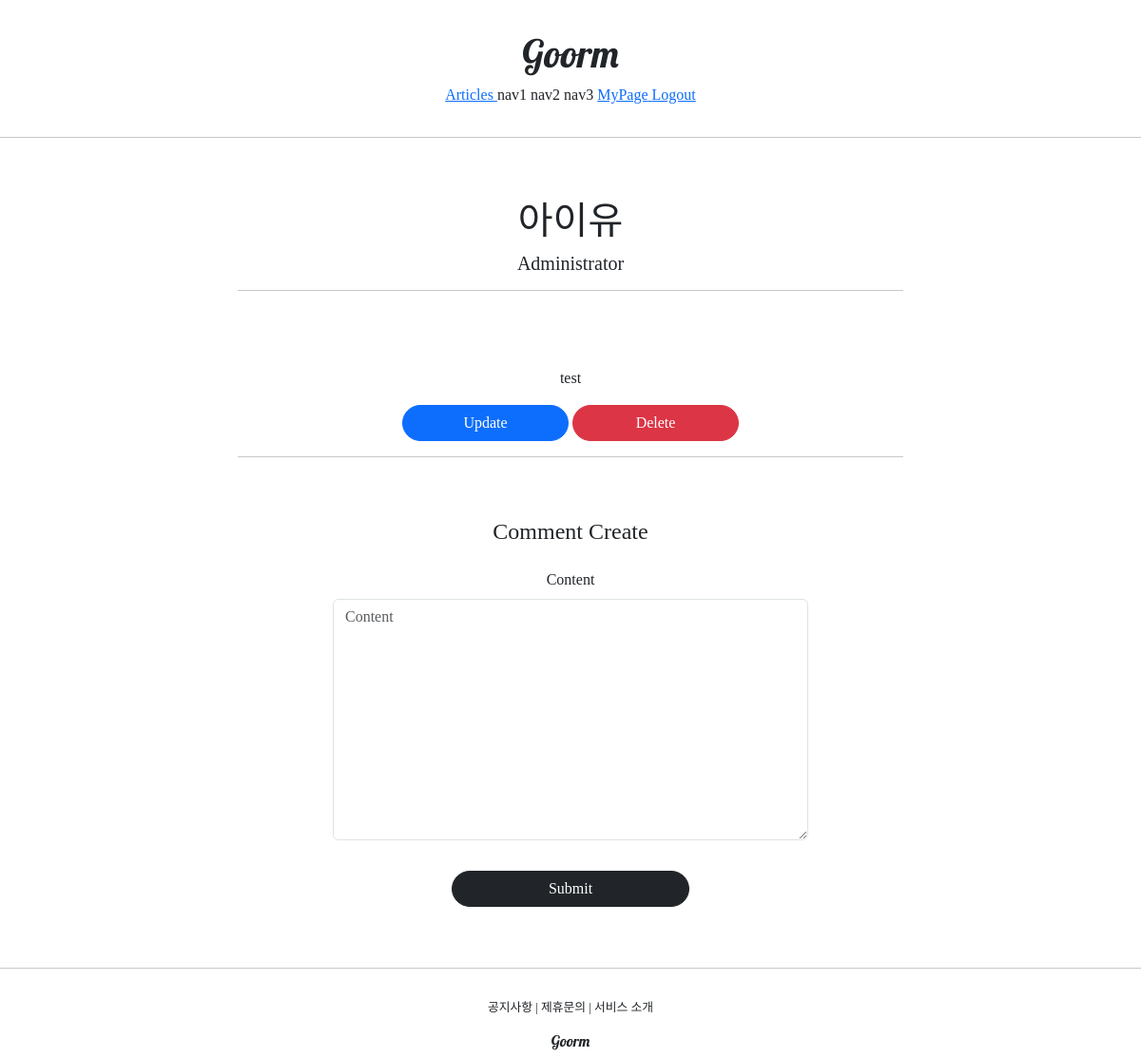
Page /articles/detail/4 (signed in) on the earlier database version.
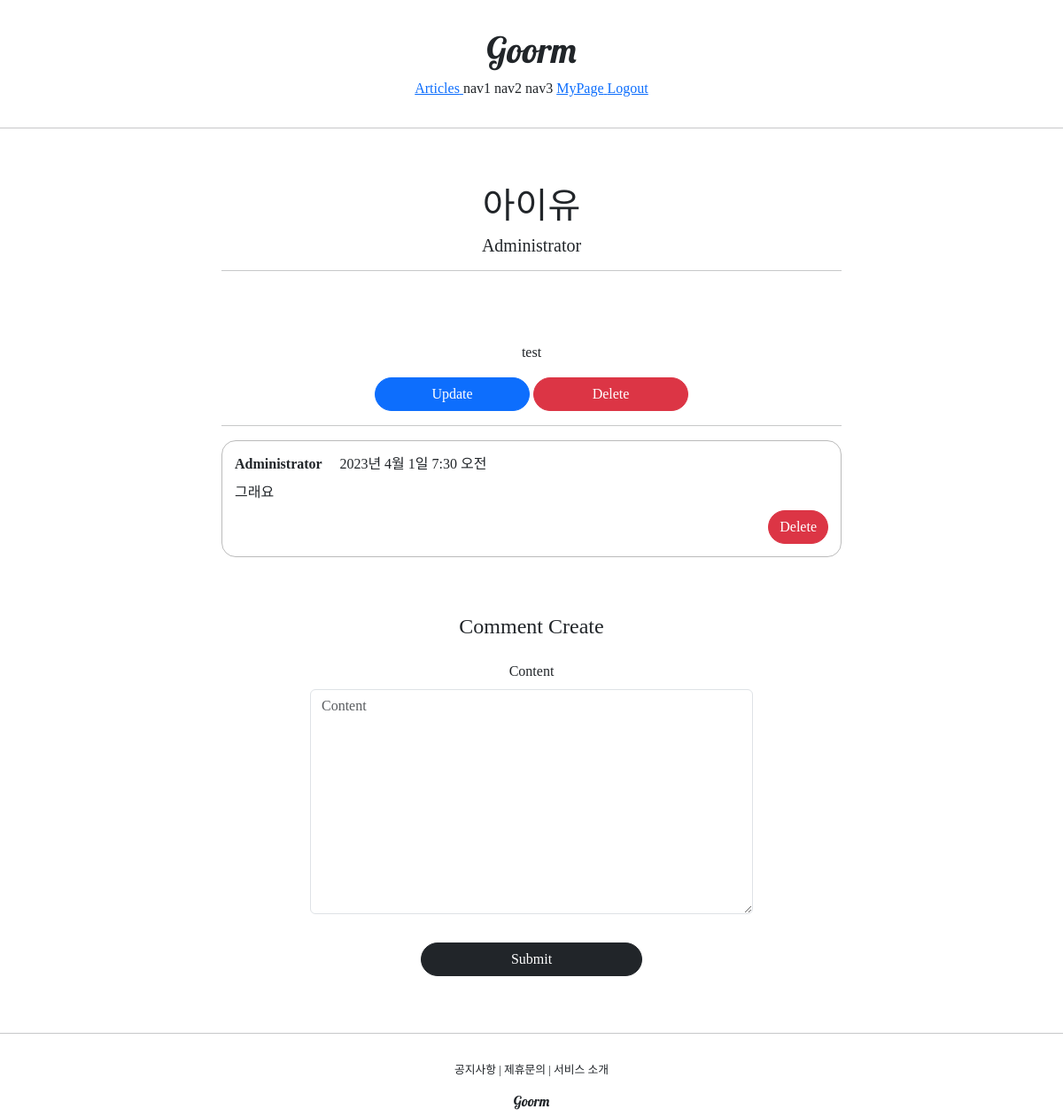
Same page on the later database version.
### commentapp/models.py (models this page shows)
class Comment(models.Model):
    article = models.ForeignKey(Article, on_delete=models.SET_NULL, null=True, related_name='comment')
    writer = models.ForeignKey(User, on_delete=models.SET_NULL, null=True, related_name='comment')
    content = models.TextField(null=False)
    created_at = models.DateTimeField(auto_now=True)

### profileapp/models.py (models this page shows)
class Profile(models.Model):
    user = models.OneToOneField(User, on_delete=models.CASCADE, related_name='profile')
    image = models.ImageField(upload_to='profile/', null=True)
    nickname = models.CharField(max_length=20, unique=True, null=True)
    message = models.CharField(max_length=100, null=True)

### articleapp/views.py (the view)
# urls.py: path('detail/<int:pk>', ArticleDetailView.as_view(), name='detail'),
class ArticleDetailView(DetailView, FormMixin):
    model = Article
    form_class = CommentCreationForm
    context_object_name = 'target_article'
    template_name = 'articleapp/detail.html'

### commentapp/forms.py
class CommentCreationForm(ModelForm):
    class Meta:
        model = Comment
        fields = ['content']

### articleapp/templates/articleapp/detail.html (shortened to what this page needs)
{% extends 'base.html' %}
{% block content %}
  <div>
      <div style="text-align: center; max-width: 700px; margin: 4rem auto;">
        <h1>
          {{ target_article.title }}
        </h1>
        <h5>
          {{ target_article.writer.profile.nickname }}
        </h5>
        <hr>
        <p>
          {{ target_article.content }}
        </p>
        {% if target_article.writer == user %}
        <a href="{% url 'articleapp:update' pk=target_article.pk %}"
        class="btn btn-primary rounded-pill col-3">
          Update
        </a>
        <a href="{% url 'articleapp:delete' pk=target_article.pk %}"
        class="btn btn-danger rounded-pill col-3">
          Delete
        </a>
        {% endif %}
        <hr>
        {% for comment in target_article.comment.all %}
          {% include 'commentapp/detail.html' with comment=comment %}
        {% endfor %}
        {% include 'commentapp/create.html' with article=target_article %}
      </div>
  </div>
{% endblock %}

### commentapp/templates/commentapp/detail.html (shortened to what this page needs)
<div style="border: 1px solid; text-align: left; padding: 2%; margin: .5rem 0; border-radius: 1rem; border-color: #bbb">
    <div>
        <strong>
            {{ comment.writer.profile.nickname }}
        </strong>
        {{ comment.created_at }}
    </div>
    <div style="margin: .5rem 0">
        {{ comment.content }}
    </div>
    {% if comment.writer == user %}
    <div style="text-align: right">
        <a href="{% url 'commentapp:delete' pk=comment.pk %}"\\
            class="btn btn-danger rounded-pill">
            Delete
        </a>
    </div>
    {% endif %}
</div>

Differences in the rows shown:
added Comment: writer.profile.nickname "Administrator", created_at "2023년 4월 1일 7:30 오전", content "그래요", shows "Delete"
